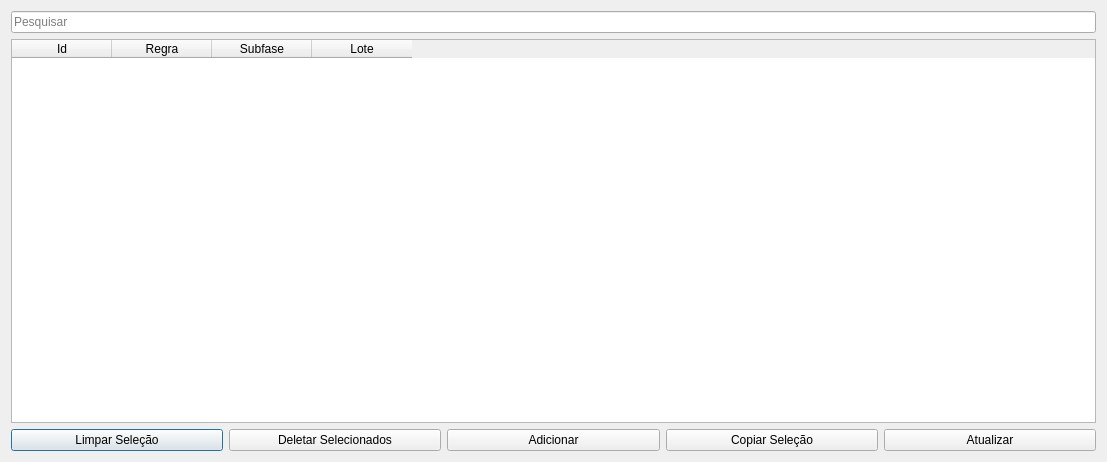
<?xml version="1.0" encoding="UTF-8"?>
<ui version="4.0">
 <class>Dialog</class>
 <widget class="QDialog" name="Dialog">
  <property name="geometry">
   <rect>
    <x>0</x>
    <y>0</y>
    <width>1107</width>
    <height>462</height>
   </rect>
  </property>
  <property name="windowTitle">
   <string>Perfis Regras</string>
  </property>
  <layout class="QGridLayout" name="gridLayout">
   <item row="1" column="0">
    <widget class="QTableWidget" name="tableWidget">
     <attribute name="verticalHeaderCascadingSectionResizes">
      <bool>false</bool>
     </attribute>
     <column>
      <property name="text">
       <string>Id</string>
      </property>
     </column>
     <column>
      <property name="text">
       <string>Regra</string>
      </property>
     </column>
     <column>
      <property name="text">
       <string>Subfase</string>
      </property>
     </column>
     <column>
      <property name="text">
       <string>Lote</string>
      </property>
     </column>
    </widget>
   </item>
   <item row="2" column="0">
    <layout class="QHBoxLayout" name="horizontalLayout">
     <item>
      <widget class="QPushButton" name="clearSelectionBtn">
       <property name="text">
        <string>Limpar Seleção</string>
       </property>
      </widget>
     </item>
     <item>
      <widget class="QPushButton" name="delBtn">
       <property name="text">
        <string>Deletar Selecionados</string>
       </property>
      </widget>
     </item>
     <item>
      <widget class="QPushButton" name="addFormBtn">
       <property name="text">
        <string>Adicionar</string>
       </property>
      </widget>
     </item>
     <item>
      <widget class="QPushButton" name="copyBtn">
       <property name="text">
        <string>Copiar Seleção</string>
       </property>
      </widget>
     </item>
     <item>
      <widget class="QPushButton" name="saveBtn">
       <property name="text">
        <string>Atualizar</string>
       </property>
      </widget>
     </item>
    </layout>
   </item>
   <item row="0" column="0">
    <widget class="QLineEdit" name="searchLe">
     <property name="placeholderText">
      <string>Pesquisar</string>
     </property>
    </widget>
   </item>
  </layout>
 </widget>
 <resources/>
 <connections/>
</ui>
